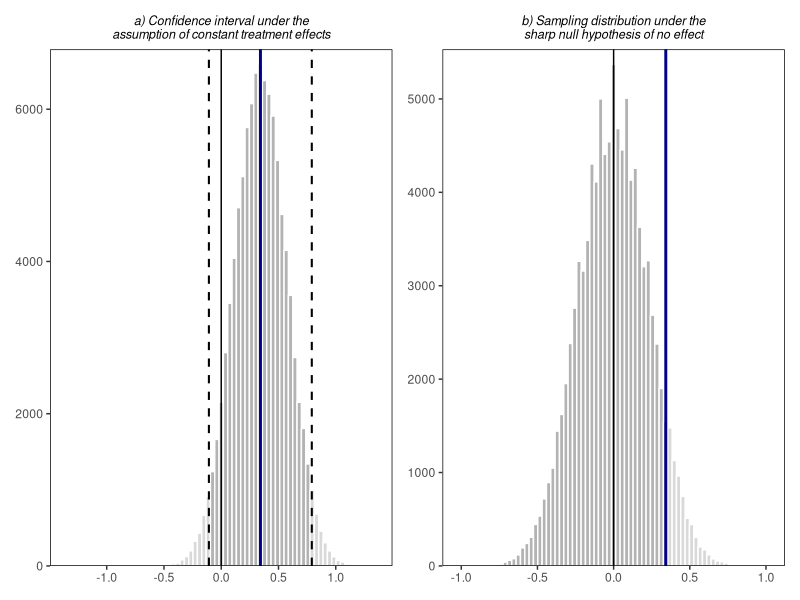

Recreate this plot in R.
## ---- chunk 1
### 0. LIBRARIES AND DATA----

library(ggplot2)
library(glmnet)
library(sandwich)
data <- read.csv("data/data.csv")

### 1. DATA TRANSFORMATION----

data$museum <- match(data$museum, c(
  "Never",
  "Occasionally",
  "Frequently",
  "Very often"
))

n_c <- sum(data$treatment == 0 & !is.na(data$rating))
n_t <- sum(data$treatment == 1 & !is.na(data$rating))
n_total <- n_c + n_t

### 2. BALANCE CHECKS----

# Randomization inference on F-statistic----

##### computing the F-statistic

treat_cov <- lm(treatment ~ age + factor(gender) + factor(device) + museum,
            data = data)

f_stat <- unname(summary(treat_cov)$fstatistic[1])

##### sampling distribution from 100,000 draws

X <- model.matrix(treat_cov)

n <- nrow(X)
df1 <- qr(X)$rank - 1
df2 <- n - df1 - 1

set.seed(123)

treat_cov_ri <- numeric(100000)

for (i in seq(1, 100000, by = 1000)) {
  
  Y <- matrix(rbinom(n * 1000, 1, 0.5), nrow = n)
  
  fit <- lm.fit(X, Y)
  
  rss <- colSums(fit$residuals^2)
  tss <- colSums(sweep(Y, 2, colMeans(Y), "-")^2)
  
  treat_cov_ri[i:(i + 999)] <-
    ((tss - rss) / df1) / (rss / df2)
}

##### computing the p_value and graphing

p_treat_cov <- mean(treat_cov_ri >= f_stat)

balance_plot <- ggplot(data.frame(F = treat_cov_ri), aes(x = F)) +
  geom_histogram(
    aes(fill = after_stat(ifelse(x >= f_stat, "Right", "Left"))),
    bins = 80,
    color = "white"
  ) +
  scale_fill_manual(
    values = c("Left" = "gray70", "Right" = "gray85"),
    guide = "none"
  ) +
  geom_vline(xintercept = f_stat,
             color = "darkblue", linewidth = 1) +
  labs(
    x = NULL,
    y = NULL
  ) +
  scale_x_continuous(
    limits = c(0, 4),
    expand = expansion(mult = c(0, 0))
  ) +
  scale_y_continuous(
    limits = c(0, NA),
    expand = expansion(mult = c(0, 0.03))
  ) +
  theme_classic() +
  theme(
    panel.border = element_rect(color = "black", fill = NA,
                                linewidth = 0.5),
    panel.grid = element_blank(),
    axis.line = element_blank(),
    plot.background = element_rect(fill = "white", color = NA)
  )

# Distribution comparisons for covariates----

##### age

age_plot <- ggplot(data, aes(x = age)) +
  geom_histogram(bins = 30, fill = "gray70",
                 color = "white") +
  facet_wrap(~ treatment, nrow = 1,
             labeller = as_labeller(c(
               "0" = "Control",
               "1" = "Treatment"
             ))) +
  labs(x = NULL, y = NULL) +
  scale_x_continuous(
    limits = c(0, NA),
    expand = expansion(mult = c(0, 0.03))
  ) +
  scale_y_continuous(
    limits = c(0, NA),
    expand = expansion(mult = c(0, 0.03))
  ) +
  theme_classic() +
  theme(
    panel.border = element_rect(color = "black", fill = NA,
                                linewidth = 0.5),
    panel.grid = element_blank(),
    axis.line = element_blank(),
    strip.background = element_blank(),
    strip.text = element_text(face = "italic"),
    plot.background = element_rect(fill = "white", color = NA)
  )

age_c <- mean(data$age[data$treatment == 0], na.rm = TRUE)
age_t <- mean(data$age[data$treatment == 1], na.rm = TRUE)

##### gender

gender_plot <- ggplot(data, aes(x = factor(gender,
  levels = c("Non-binary", "Woman", "Man", "Prefer not to say")))) +
  geom_bar(fill = "gray70", color = "white") +
  facet_wrap(~ treatment, nrow = 1,
             labeller = as_labeller(c(
               "0" = "Control",
               "1" = "Treatment"
             ))) +
  labs(x = NULL, y = NULL) +
  scale_y_continuous(
    limits = c(0, NA),
    expand = expansion(mult = c(0, 0.03))
  ) +
  theme_classic() +
  theme(
    panel.border = element_rect(color = "black", fill = NA,
                                linewidth = 0.5),
    panel.grid = element_blank(),
    axis.line = element_blank(),
    strip.background = element_blank(),
    strip.text = element_text(face = "italic"),
    plot.background = element_rect(fill = "white", color = NA)
  )

woman_c <- mean(data$gender[data$treatment == 0] == "Woman", na.rm = TRUE) * 100
woman_t <- mean(data$gender[data$treatment == 1] == "Woman", na.rm = TRUE) * 100

##### device

device_plot <- ggplot(data, aes(x = factor(device))) +
  geom_bar(fill = "gray70", color = "white") +
  facet_wrap(~ treatment, nrow = 1,
             labeller = as_labeller(c(
               "0" = "Control",
               "1" = "Treatment"
             ))) +
  labs(x = NULL, y = NULL) +
  scale_y_continuous(
    limits = c(0, NA),
    expand = expansion(mult = c(0, 0.03))
  ) +
  theme_classic() +
  theme(
    panel.border = element_rect(color = "black", fill = NA,
                                linewidth = 0.5),
    panel.grid = element_blank(),
    axis.line = element_blank(),
    strip.background = element_blank(),
    strip.text = element_text(face = "italic"),
    plot.background = element_rect(fill = "white", color = NA)
  )

cell_c <- mean(data$device[data$treatment == 0] == "Cellphone", na.rm = TRUE) * 100
cell_t <- mean(data$device[data$treatment == 1] == "Cellphone", na.rm = TRUE) * 100

##### museum visits

museum_plot <- ggplot(data, aes(x = factor(museum,
    levels = c(1, 2, 3, 4),
    labels = c("Never", "Occasionally", "Frequently", "Very often")))) +
  geom_bar(fill = "gray70", color = "white") +
  facet_wrap(~ treatment, nrow = 1,
             labeller = as_labeller(c(
               "0" = "Control",
               "1" = "Treatment"
             ))) +
  labs(x = NULL, y = NULL) +
  scale_y_continuous(
    limits = c(0, NA),
    expand = expansion(mult = c(0, 0.03))
  ) +
  theme_classic() +
  theme(
    panel.border = element_rect(color = "black", fill = NA,
                                linewidth = 0.5),
    panel.grid = element_blank(),
    axis.line = element_blank(),
    strip.background = element_blank(),
    strip.text = element_text(face = "italic"),
    plot.background = element_rect(fill = "white", color = NA)
  )

museum_c <- mean(data$museum[data$treatment == 0] %in% c(3, 4), na.rm = TRUE) * 100
museum_t <- mean(data$museum[data$treatment == 1] %in% c(3, 4), na.rm = TRUE) * 100

# 3. MAIN ANALYSIS----

# Graphing the distributions of outcomes----

rating_plot <- ggplot(data, aes(x = factor(rating, levels = 0:10))) +
  geom_bar(fill = "gray70", color = "white") +
  facet_wrap(~ treatment, nrow = 1,
             labeller = as_labeller(c(
               "0" = "Control",
               "1" = "Treatment"
             ))) +
  labs(x = NULL, y = NULL) +
  scale_x_discrete(drop = FALSE) +
  scale_y_continuous(
    limits = c(0, NA),
    expand = expansion(mult = c(0, 0.03))
  ) +
  theme_classic() +
  theme(
    panel.border = element_rect(color = "black", fill = NA,
                                linewidth = 0.5),
    panel.grid = element_blank(),
    axis.line = element_blank(),
    strip.background = element_blank(),
    strip.text = element_text(face = "italic"),
    plot.background = element_rect(fill = "white", color = NA)
  )

# ATEs and standard errors----

##### simple DiM

ATE_DiM <- mean(data$rating[data$treatment == 1], na.rm = TRUE) -
  mean(data$rating[data$treatment == 0], na.rm = TRUE)

se_DiM <- sqrt(
  var(data$rating[data$treatment == 1], na.rm = TRUE) /
    sum(!is.na(data$rating[data$treatment == 1])) +
    var(data$rating[data$treatment == 0], na.rm = TRUE) /
    sum(!is.na(data$rating[data$treatment == 0]))
)

##### LASSO covariate selection

reg_data <- na.omit(data[, c("rating", "treatment", "age",
                             "gender", "device", "museum")])

X <- model.matrix(
  ~ treatment + age + factor(gender) + factor(device) + museum,
  data = reg_data
)[, -1]

penalty <- ifelse(colnames(X) == "treatment", 0, 1)

set.seed(123)

lasso <- cv.glmnet(
  X, reg_data$rating,
  alpha = 1,
  nfolds = 10,
  penalty.factor = penalty
)

##### regression with covariate adjustment

selected <- rownames(coef(lasso, s = "lambda.1se"))[
  as.vector(coef(lasso, s = "lambda.1se")) != 0
]

selected_cov <- c(
  if ("age" %in% selected) "age",
  if (any(startsWith(selected, "factor(gender)"))) "factor(gender)",
  if (any(startsWith(selected, "factor(device)"))) "factor(device)",
  if ("museum" %in% selected) "museum"
)

model_formula <- reformulate(
  c("treatment", selected_cov),
  response = "rating"
)

adjusted_model <- lm(model_formula, data = data)

ATE_adj <- coef(summary(adjusted_model))["treatment", "Estimate"]

se_adj <- sqrt(vcovHC(adjusted_model, type = "HC2")["treatment", "treatment"])

# Confidence interval----

data_ci <- data.frame(
  rating_c = ifelse(data$treatment == 0,
                    data$rating,
                    data$rating - ATE_DiM),
  
  rating_t = ifelse(data$treatment == 1,
                    data$rating,
                    data$rating + ATE_DiM)
)

set.seed(123)

ci_ri <- replicate(100000, {
  data_ci$treatment_random <- rbinom(nrow(data_ci), 1, 0.5)
  
  mean(data_ci$rating_t[data_ci$treatment_random == 1]) -
    mean(data_ci$rating_c[data_ci$treatment_random == 0])
})

ci_lower <- quantile(ci_ri, 0.025)
ci_upper <- quantile(ci_ri, 0.975)

xmax <- max(abs(ci_ri), na.rm = TRUE) * 1.05

ci_plot <- ggplot(data.frame(ATE = ci_ri), aes(x = ATE)) +
  geom_histogram(
    aes(fill = after_stat(ifelse(
      x < ci_lower | x > ci_upper, "Outside", "Inside"
    ))),
    bins = 80, color = "white"
  ) +
  scale_fill_manual(
    values = c("Inside" = "gray70", "Outside" = "gray85"),
    guide = "none"
  ) +
  geom_vline(xintercept = ATE_DiM,
             color = "darkblue", linewidth = 1) +
  geom_vline(xintercept = c(ci_lower, ci_upper),
             color = "black", linetype = "dashed",
             linewidth = 0.7) +
  labs(x = NULL, y = NULL) +
  scale_x_continuous(
    limits = c(-xmax, xmax),
    expand = expansion(mult = c(0, 0))
  ) +
  geom_vline(xintercept = 0, color = "black", linewidth = 0.5) +
  scale_y_continuous(
    limits = c(0, NA),
    expand = expansion(mult = c(0, 0.03))
  ) +
  theme_classic() +
  theme(
    panel.border = element_rect(color = "black", fill = NA,
                                linewidth = 0.5),
    panel.grid = element_blank(),
    axis.line = element_blank(),
    plot.background = element_rect(fill = "white", color = NA)
  )

##### classical confidence interval

var_c <- var(data$rating[data$treatment == 0])
var_t <- var(data$rating[data$treatment == 1])

smaller_higher_variance <- (n_c < n_t & var_c > var_t) |
                           (n_t < n_c & var_t > var_c)

ci_neyman_lower <- ATE_DiM - 1.96 * se_DiM
ci_neyman_upper <- ATE_DiM + 1.96 * se_DiM

# Randomization inference----

set.seed(123)

ri_DiM <- replicate(100000, {
  treatment_random <- rbinom(nrow(data), 1, 0.5)
  
  mean(data$rating[treatment_random == 1]) -
    mean(data$rating[treatment_random == 0])
})

p_DiM <- mean(ri_DiM >= ATE_DiM)

xmax_ri <- max(abs(c(ri_DiM, ATE_DiM)), na.rm = TRUE) * 1.05

ri_plot <- ggplot(data.frame(ATE = ri_DiM), aes(x = ATE)) +
  geom_histogram(
    aes(fill = after_stat(ifelse(
      x >= ATE_DiM, "Right", "Left"
    ))),
    bins = 80, color = "white"
  ) +
  scale_fill_manual(
    values = c("Left" = "gray70", "Right" = "gray85"),
    guide = "none"
  ) +
  geom_vline(xintercept = 0,
             color = "black", linewidth = 0.5) +
  geom_vline(xintercept = ATE_DiM,
             color = "darkblue", linewidth = 1) +
  labs(x = NULL, y = NULL) +
  scale_x_continuous(
    limits = c(-xmax_ri, xmax_ri),
    expand = expansion(mult = c(0, 0))
  ) +
  scale_y_continuous(
    limits = c(0, NA),
    expand = expansion(mult = c(0, 0.03))
  ) +
  theme_classic() +
  theme(
    panel.border = element_rect(color = "black", fill = NA,
                                linewidth = 0.5),
    panel.grid = element_blank(),
    axis.line = element_blank(),
    plot.background = element_rect(fill = "white", color = NA)
  )

### 4. EXTRA GRAPHING----

mean_c <- mean(data$rating[data$treatment == 0], na.rm = TRUE)
mean_t <- mean(data$rating[data$treatment == 1], na.rm = TRUE)

rating_c <- data$rating[data$treatment == 0]
rating_t <- data$rating[data$treatment == 1]

ci_mean_c <- mean_c + c(-1, 1) *
  qt(0.975, length(rating_c) - 1) *
  sd(rating_c) / sqrt(length(rating_c))

ci_mean_t <- mean_t + c(-1, 1) *
  qt(0.975, length(rating_t) - 1) *
  sd(rating_t) / sqrt(length(rating_t))

plot_data <- data[!is.na(data$rating) &
                    !is.na(data$museum) &
                    data$treatment %in% c(0, 1), ]

plot_data <- plot_data[order(
  plot_data$treatment, plot_data$rating, plot_data$museum
), ]

plot_data$group_x <- ifelse(plot_data$treatment == 0, 1, 2)

plot_data$dot_n <- ave(
  plot_data$rating, plot_data$treatment, plot_data$rating,
  FUN = length
)

plot_data$dot_i <- ave(
  plot_data$rating, plot_data$treatment, plot_data$rating,
  FUN = seq_along
)

plot_data$x_dot <- plot_data$group_x +
  (plot_data$dot_i - (plot_data$dot_n + 1) / 2) *
  pmin(0.07, 0.65 / pmax(plot_data$dot_n - 1, 1))

effect_plot <- ggplot(plot_data, aes(x = x_dot, y = rating)) +
  annotate("rect",
           xmin = 0.55, xmax = 1.5,
           ymin = ci_mean_c[1], ymax = ci_mean_c[2],
           fill = "#DCEAF5", alpha = 0.65) +
  
  annotate("rect",
           xmin = 1.5, xmax = 2.45,
           ymin = ci_mean_t[1], ymax = ci_mean_t[2],
           fill = "#DCEAF5", alpha = 0.65) +
  geom_point(
    aes(color = factor(museum)),
    size = 2.2, alpha = 0.95
  ) +
  scale_color_manual(
    values = c(
      "1" = "#7FB3E6",
      "2" = "#3D84C6",
      "3" = "#145DA0",
      "4" = "#082B59"
    ),
    breaks = c("1", "2", "3", "4"),
    labels = c("Never", "Occasionally",
               "Frequently", "Very often"),
    name = "Museum visits"
  ) +
  annotate("segment",
           x = 0.55, xend = 1.5,
           y = mean_c, yend = mean_c,
           color = "black", linewidth = 1.1,
           linetype = "dashed") +
  annotate("segment",
           x = 1.5, xend = 2.45,
           y = mean_t, yend = mean_t,
           color = "black", linewidth = 1.1,
           linetype = "dashed") +
  scale_x_continuous(
    breaks = c(1, 2),
    labels = c("Control", "Treatment")
  ) +
  scale_y_continuous(
    breaks = 0:10,
    expand = expansion(mult = c(0.02, 0.02))
  ) +
  coord_cartesian(
    xlim = c(0.55, 2.45),
    ylim = c(0, 10)
  ) +
  labs(x = NULL, y = NULL) +
  theme_classic() +
  theme(
    panel.border = element_rect(
      color = "black", fill = NA, linewidth = 0.5
    ),
    panel.grid = element_blank(),
    axis.line = element_blank(),
    legend.position = "bottom",
    plot.background = element_rect(
      fill = "white", color = NA
    )
  )

## ---- chunk 2

library(patchwork)

p1 <- ci_plot +
  labs(title = "a) Confidence interval under the\nassumption of constant treatment effects") +
  theme(plot.title = element_text(hjust = 0.5, face = "italic", size = 9))

p2 <- ri_plot +
  labs(title = "b) Sampling distribution under the\nsharp null hypothesis of no effect") +
  theme(plot.title = element_text(hjust = 0.5, face = "italic", size = 9))

inference_figure <- p1 | p2

print(inference_figure)
## ---- chunk 3

library(knitr)

results <- data.frame(
  Statistic = c(
    "Average treatment effect",
    "Neyman standard error",
    "95\\% confidence interval",
    "One-sided Fisher p-value",
    "Total observations",
    "\\hspace{1em}Control group",
    "\\hspace{1em}Treatment group"
  ),
  Value = c(
    sprintf("%.2f", ATE_DiM),
    sprintf("%.2f", se_DiM),
    sprintf("[%.2f, %.2f]", as.numeric(ci_lower), as.numeric(ci_upper)),
    sprintf("%.2f", p_DiM),
    as.character(n_c + n_t),
    as.character(n_c),
    as.character(n_t)
  )
)

cat("\\begin{wraptable}{r}{0.54\\textwidth}\n")
cat("\\centering\n")
cat("\\footnotesize\n")
cat("\\renewcommand{\\arraystretch}{1.15}\n")
cat("\\caption{\\textit{Main experimental results}}\n")
cat("\\label{tab:main-results}\n")
cat("\\vspace{0.3em}\n")

cat(as.character(kable(
  results,
  format = "latex",
  booktabs = TRUE,
  linesep = "",
  align = c("l", "r"),
  row.names = FALSE,
  col.names = c("Statistic", "Value"),
  escape = FALSE
)))

cat("\n\\end{wraptable}\n")
## ---- chunk 4
library(knitr)

appendix_data <- read.csv("data/data.csv")

kable(
  appendix_data[, c("treatment", "rating", "age",
                    "gender", "device", "museum")],
  format = "latex",
  booktabs = TRUE,
  longtable = TRUE,
  linesep = "",
  align = "llllll",
  caption = "Rating-level experimental data",
  escape = FALSE
)
